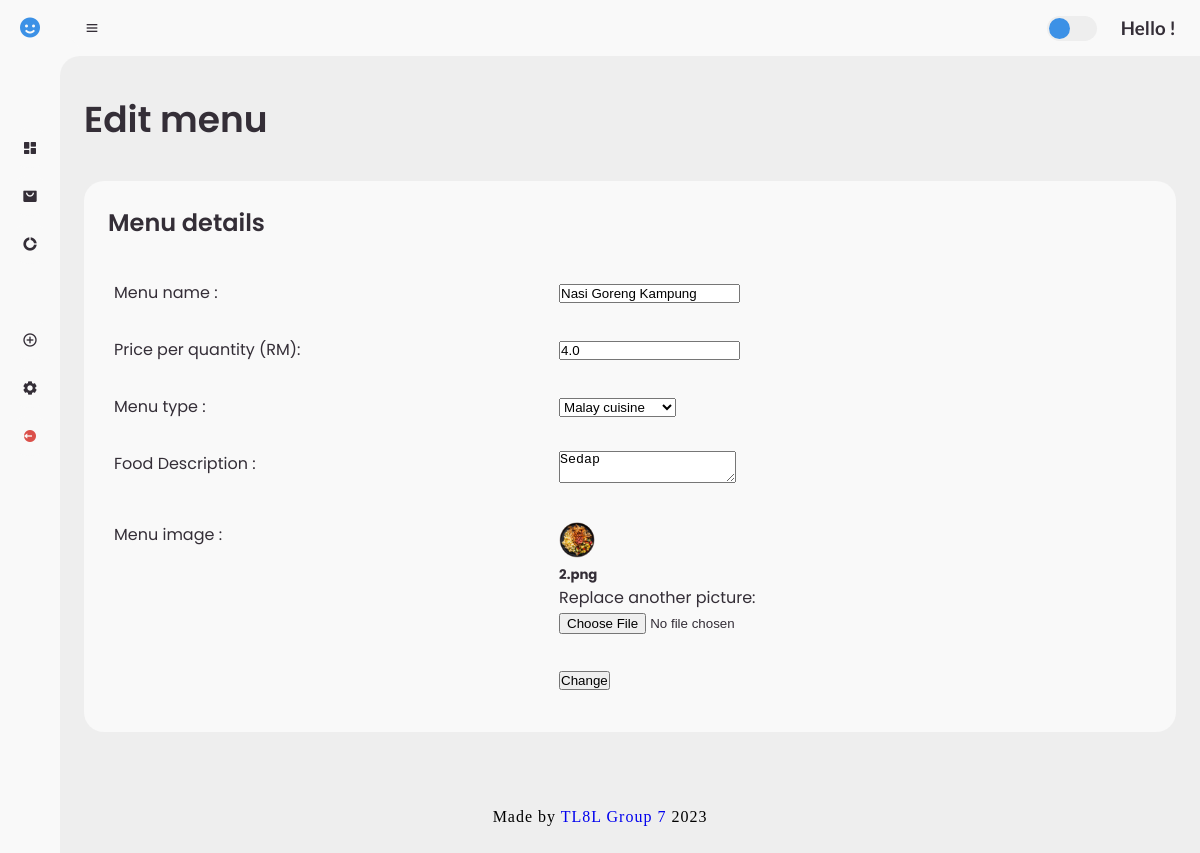
/edit_menu/1, run on the app's committed database.
### restaurant/models.py (models this page shows, shortened)
class Menu(db.Model):
    __tablename__ = 'menus'
    id = db.Column(db.Integer, primary_key=True)
    menuname = db.Column(db.String(60), nullable=False)
    priceperunit = db.Column(db.Float, nullable=False)
    menutype = db.Column(db.String(60), nullable=False)
    fooddescription = db.Column(db.Text, nullable=False)
    imagelocation = db.Column(db.String, nullable=False)
    orders = db.relationship('Orders', backref = 'menus', lazy = 'dynamic')

### restaurant/admin.py (the view)
@admin.route("/edit_menu/<int:menu_id>")
def edit_menu(menu_id):
    menu = Menu.query.get(menu_id)
    return render_template("edit_menu.html", menu = menu)

### restaurant/templates/edit_menu.html (shortened to what this page needs)
{% extends "base.html" %}
{% block content %}
      <main>
        <div class="head-title">
          <div class="left">
            <h1>Edit menu</h1>
          </div>
        </div>
        <div class="table-data">
          <div class="order">
            <div class="head">
              <h3>Menu details</h3>
            </div>
            <form  method="POST" action="/edit_menu/{{menu.id}}" enctype="multipart/form-data">
            <table>
              <tbody>
                <tr>
                  <td>
                    <p>Menu name :</p>
                  </td>
                  <td><input type="text" id="menuname" name="menuname" value="{{menu.menuname}}"></td>
                </tr>
                <tr>
                  <td>
                    <p>Price per quantity (RM):</p>
                  </td>
                  <td><input type="text" id="price" name="price"  value="{{menu.priceperunit}}"></td>
                </tr>
                <tr>
                  <td>
                    <p>Menu type :</p>
                  </td>
                  <td>
                    <select id="menu_type" name="menu_type">
                      <option value="Malay cuisine" {% if menu.menutype == 'Malay cuisine' %}selected{% endif %}>Malay cuisine</option>
                    </select>
                  </td>
                </tr>
                <tr>
                  <td>
                    <p>Food Description :</p>
                  </td>
                  <td>
                    <textarea id="menu_desc" name="menu_desc" required pattern="[A-Za-z ]+" title="Please enter only letters and spaces" >{{menu.fooddescription}}</textarea>
                  </td>
                </tr>
                <tr>
                    <td>
                      <p>Menu image :</p>
                    </td>
                    <td>
                      <div>
                        {% if menu.imagelocation %}
                          <img height="500px" src="{{ url_for('static', filename='/images/menu_img/' + menu.imagelocation) }}" alt="Menu Image">
                          <h5>{{ menu.imagelocation }}</h5>
                        {% endif %}
                      </div>
                      <label for="avatar">Replace another picture:</label><br>
                      <input type="file" id="img" name="img" accept="image/*"  value="{{menu.imagelocation}}">
                    </td>
                </tr>
                <tr>
                    <td></td>
                    <td><button type="submit">Change</button></td>
                </tr>
              </tbody>
            </table>
            </form>
          </div>
        </div>
      </main>
    </section>
{% endblock content %}

### restaurant/static/style.css (style rules this page uses)
* { margin: 0; padding: 0; box-sizing: border-box; }
:root { --poppins: 'Poppins', sans-serif; --lato: 'Lato', sans-serif; --light: #f9f9f9; --blue: #3c91e6; --light-blue: #cfe8ff; --grey: #eee; --dark-grey: #aaaaaa; --dark: #342e37; --red: #db504a; --yellow: #ffce26; --light-yellow: #fff2c6; --orange: #fd7238; --light-orange: #ffe0d3; }
html { overflow-x: hidden; }
body { background: var(--grey); overflow-x: hidden; }
#content nav form, .head-title { max-width: 400px; width: 100%; margin-right: auto; }
#content main { width: 100%; padding: 36px 24px; font-family: var(--poppins); max-height: calc(100vh - 56px); overflow-y: auto; }
#content main .head-title { display: flex; align-items: center; justify-content: space-between; grid-gap: 16px; flex-wrap: wrap; }
#content main .head-title .left h1 { font-size: 36px; font-weight: 600; margin-bottom: 10px; color: var(--dark); }
#content main .table-data { display: flex; flex-wrap: wrap; grid-gap: 24px; margin-top: 24px; width: 100%; color: var(--dark); }
#content main .table-data > div { border-radius: 20px; background: var(--light); padding: 24px; overflow-x: auto; }
#content main .table-data .head { display: flex; align-items: center; grid-gap: 16px; margin-bottom: 24px; }
#content main .table-data .head h3 { margin-right: auto; font-size: 24px; font-weight: 600; }
#content main .table-data .order { flex-grow: 1; flex-basis: 500px; }
#content main .table-data .order table { width: 100%; border-collapse: collapse; }
#content main .table-data .order table td { padding: 16px 0; }
#content main .table-data .order table tr td:first-child { display: flex; align-items: center; grid-gap: 12px; padding-left: 6px; }
#content main .table-data .order table td img { width: 36px; height: 36px; border-radius: 50%; object-fit: cover; }

### data on the page
Menu: menuname "Nasi Goreng Kampung", price "4.0", menu_type "Malay cuisine", menu_desc "Sedap", imagelocation (picture), imagelocation "2.png"
